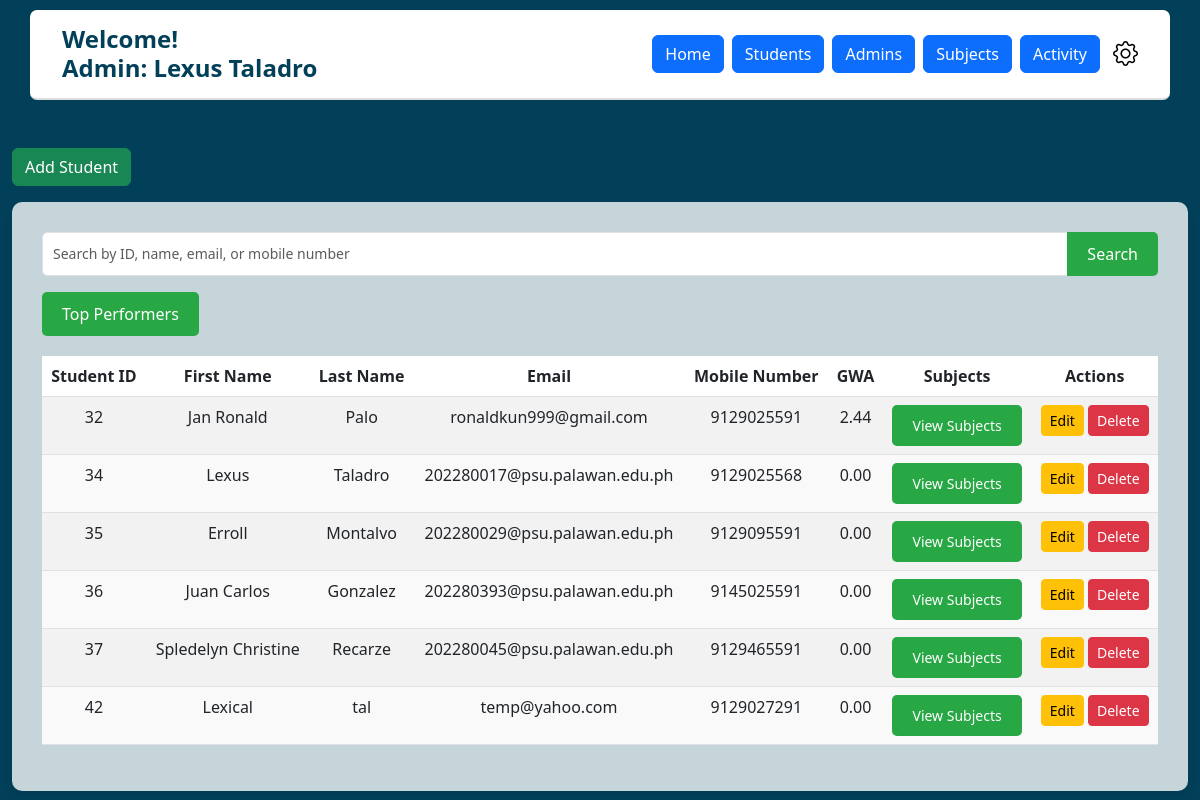
Screenshot of /student_crud.php (signed in) with the database file from the repository.
### tables this page shows
CREATE TABLE `users` (
  `user_id` int(5) NOT NULL,
  `first_name` varchar(250) NOT NULL,
  `last_name` varchar(250) NOT NULL,
  `mobile_number` varchar(11) NOT NULL,
  `email` varchar(100) NOT NULL,
  `password` varchar(100) NOT NULL,
  `role` enum('Admin','Student') NOT NULL,
  `otp` varchar(6) DEFAULT NULL,
  `otp_expiry` datetime DEFAULT NULL,
  `is_verified` tinyint(1) DEFAULT 1,
  `otp_enabled` tinyint(1) DEFAULT 0
);

### student_crud.php (the view, shortened to what this page needs)
<?php
include ('base.php');
?>
    <div class="container mt-5">
        <button class="btn btn-success mb-3" data-bs-toggle="modal" data-bs-target="#addStudentModal">Add Student</button>
        <?php
        $search = isset($_GET['search']) ? $conn->real_escape_string($_GET['search']) : '';
        $query = "
            SELECT u.user_id, u.first_name, u.last_name, u.email, u.mobile_number
            FROM users u
            WHERE u.role = 'Student'
        ";
        $result = $conn->query($query);
        $students = [];
        while ($row = $result->fetch_assoc()) {
            $grades_query = "SELECT grades FROM grades WHERE user_id = " . $row['user_id'] . " AND grades IS NOT NULL";
            $grades_result = $conn->query($grades_query);
            $gwa = 0;
            $num_grades = 0;
            while ($grade_row = $grades_result->fetch_assoc()) {
                $gwa += $grade_row['grades'];
                $num_grades++;
            }
            if ($num_grades > 0) {
                $gwa = $gwa / $num_grades;
            } else {
                $gwa = 0;
            }
            $students[] = array_merge($row, ['gwa' => $gwa]);
        }
        ?>
        <div class="dashboard-container">
            <form method="get" action="" class="mb-3">
                <div class="input-group">
                    <input type="text" name="search" id="searchInput" class="form-control"
                        placeholder="Search by ID, name, email, or mobile number"
                        value="<?php echo htmlspecialchars($search); ?>">
                    <button type="submit" class="btn btn-primary">Search</button>
                </div>
            </form>
            <form method="get" action="" class="mb-3">
                <button type="submit" class="btn btn-success" name="top_performers" value="1">
                    Top Performers
                </button>
            </form>
            <table class="table table-striped">
                <thead>
                    <tr>
                        <th>Student ID</th>
                        <th>First Name</th>
                        <th>Last Name</th>
                        <th>Email</th>
                        <th>Mobile Number</th>
                        <th>GWA</th>
                        <th>Subjects</th>
                        <th>Actions</th>
                    </tr>
                </thead>
                <tbody>
                    <?php if (!empty($students)): ?>
                        <?php foreach ($students as $row): ?>
                            <tr>
                                <td><?php echo htmlspecialchars($row['user_id']); ?></td>
                                <td><?php echo htmlspecialchars($row['first_name']); ?></td>
                                <td><?php echo htmlspecialchars($row['last_name']); ?></td>
                                <td><?php echo htmlspecialchars($row['email']); ?></td>
                                <td><?php echo htmlspecialchars($row['mobile_number']); ?></td>
                                <td><?php echo number_format($row['gwa'], 2); ?></td>
                                <td>
                                    <form action="subjects_tab.php" method="get">
                                        <button type="submit" class="btn btn-view-subjects btn-sm">View Subjects</button>
                                    </form>
                                </td>
                                <td>
                                    <button class="btn btn-warning btn-sm"
                                            data-bs-toggle="modal"
                                            data-bs-target="#editModal<?php echo $row['user_id']; ?>">
                                        Edit
                                    </button>
                                    <button class="btn btn-danger btn-sm"
                                            data-bs-toggle="modal"
                                            data-bs-target="#deleteModal-<?php echo $row['user_id']; ?>">
                                        Delete
                                    </button>
                                </td>
                            </tr>
                        <?php endforeach; ?>
                    <?php else: ?>
                        <tr>
                            <td colspan="8" class="text-center">No students found.</td>
                        </tr>
                    <?php endif; ?>
                </tbody>
            </table>
        </div>
</body>
</html>

### base.php (shortened to what this page needs)
<?php
$user_first = $_SESSION['first_name'];
$user_last = $_SESSION['last_name'];
$user_role = $_SESSION['role'];
?>
<!DOCTYPE html>
<html lang="en">
<head>
    <link href="https://cdn.jsdelivr.net/npm/bootstrap@5.3.0/dist/css/bootstrap.min.css" rel="stylesheet">
    <link href="https://cdn.jsdelivr.net/npm/bootstrap-icons/font/bootstrap-icons.css" rel="stylesheet">
    <link rel="stylesheet" href="bootstrap/css/base.css">
    <link rel="stylesheet" href="bootstrap/css/dashboard.css">
</head>
<body style="background-color: #024059;">
    <nav class="navbar">
        <div class="container">
            <a class="navbar-brand" href="#">
                <h1>Welcome!</h1>
                <h1><?php echo htmlspecialchars($user_role) . ":"; ?> <?php echo htmlspecialchars($user_first); ?> <?php echo htmlspecialchars($user_last); ?></h1>
            </a>
            <div class="navAdmin">
                <a href="index.php" class="btn btn-primary me-2">Home</a>
                <?php
                    if ($user_role == 'Admin'){
                        echo '<a href="student_crud.php" class="btn btn-primary me-2">Students</a><a href="admin_crud.php" class="btn btn-primary me-2">Admins</a><a href="subject_crud.php" class="btn btn-primary me-2">Subjects</a> <a href="audit_crud.php" class="btn btn-primary me-2">Activity</a>';
                    }
                    else{
                        echo '';
                    }
                ?>
                <a  class="setting" href="settings.php">
                    <i class="bi bi-gear" id="settings-icon"></i>
                </a>
            </div>
        </div>
    </nav>
</body>

### rows the page displays
users: user_id "32", first_name "Jan Ronald", last_name "Palo", email "ronaldkun999@gmail.com", mobile_number "9129025591", gwa "2.44"
users: user_id "34", first_name "Lexus", last_name "Taladro", email "202280017@psu.palawan.edu.ph", mobile_number "9129025568", gwa "0.00"
users: user_id "35", first_name "Erroll", last_name "Montalvo", email "202280029@psu.palawan.edu.ph", mobile_number "9129095591", gwa "0.00"
users: user_id "36", first_name "Juan Carlos", last_name "Gonzalez", email "202280393@psu.palawan.edu.ph", mobile_number "9145025591", gwa "0.00"
users: user_id "37", first_name "Spledelyn Christine", last_name "Recarze", email "202280045@psu.palawan.edu.ph", mobile_number "9129465591", gwa "0.00"
users: user_id "42", first_name "Lexical", last_name "tal", email "temp@yahoo.com", mobile_number "9129027291", gwa "0.00"

### other values shown
$user_role "Admin"
$user_first "Lexus"
$user_last "Taladro"
